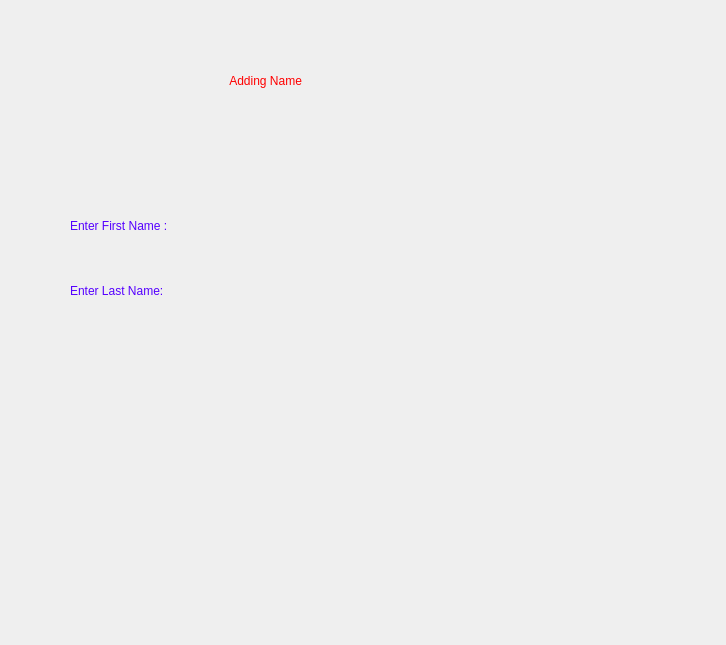
<?xml version="1.0" encoding="UTF-8"?>
<ui version="4.0">
 <class>Form</class>
 <widget class="QWidget" name="Form">
  <property name="geometry">
   <rect>
    <x>0</x>
    <y>0</y>
    <width>726</width>
    <height>645</height>
   </rect>
  </property>
  <property name="windowTitle">
   <string>Form</string>
  </property>
  <widget class="QLabel" name="label">
   <property name="geometry">
    <rect>
     <x>190</x>
     <y>50</y>
     <width>281</width>
     <height>61</height>
    </rect>
   </property>
   <property name="styleSheet">
    <string notr="true">color :rgb(255, 0, 0);
font : 75 17pt &quot;MS Sans Serif&quot;;</string>
   </property>
   <property name="text">
    <string>            Adding Name</string>
   </property>
  </widget>
  <widget class="QLabel" name="label_2">
   <property name="geometry">
    <rect>
     <x>70</x>
     <y>210</y>
     <width>211</width>
     <height>31</height>
    </rect>
   </property>
   <property name="styleSheet">
    <string notr="true">color:rgb(85, 0, 255);
font: 75 14pt &quot;Georgia&quot;;</string>
   </property>
   <property name="text">
    <string>Enter First Name : </string>
   </property>
  </widget>
  <widget class="QLabel" name="label_3">
   <property name="geometry">
    <rect>
     <x>70</x>
     <y>270</y>
     <width>191</width>
     <height>41</height>
    </rect>
   </property>
   <property name="styleSheet">
    <string notr="true">color:rgb(85, 0, 255);
font: 75 14pt &quot;Georgia&quot;;</string>
   </property>
   <property name="text">
    <string>Enter Last Name:</string>
   </property>
  </widget>
 </widget>
 <resources/>
 <connections/>
</ui>
